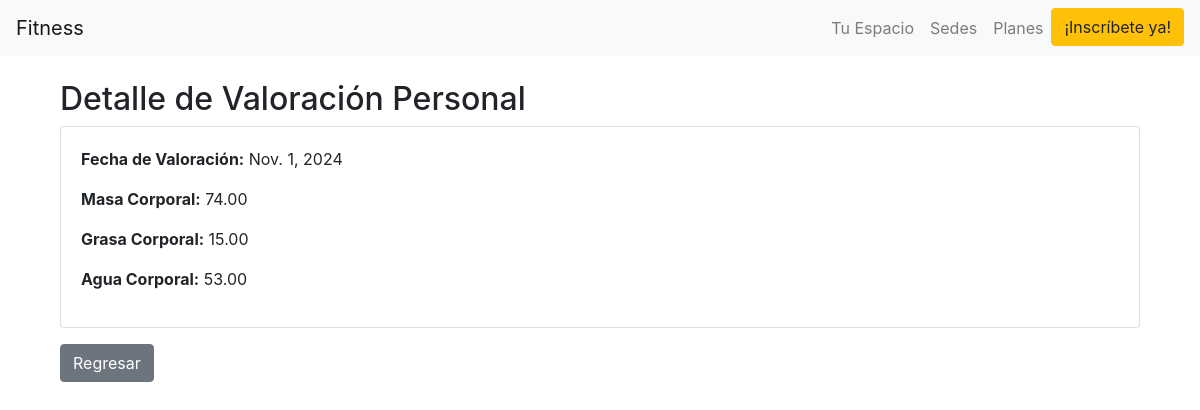
Page /mycoach/valoraciones/1/ (signed in) on the committed database.
### rutinas/models.py (models this page shows, shortened)
class ValoracionPersonal(models.Model):
    usuario = models.ForeignKey(Usuario, on_delete=models.CASCADE)
    fecha_valoracion = models.DateField()
    masa_corporal = models.DecimalField(max_digits=5, decimal_places=2)
    grasa_corporal = models.DecimalField(max_digits=5, decimal_places=2)
    agua_corporal = models.DecimalField(max_digits=5, decimal_places=2)

### Mycoach/views.py (the view)
# urls.py: path('valoraciones/<int:pk>/', views.ver_valoracion, name='ver_valoraciones'),
@login_required
def ver_valoracion(request, pk):
    valoracion = get_object_or_404(ValoracionPersonal, pk=pk, usuario=request.user)
    return render(request, 'ver_valoracion.html', {
        'valoracion': valoracion,
        'titulo': 'Detalle de Valoración Personal'
    })

### templates/ver_valoracion.html
{% extends 'base.html' %}
{% block content %}
<div class="container mt-4">
    <h2>{{ titulo }}</h2>
    <div class="card">
        <div class="card-body">
            <p><strong>Fecha de Valoración:</strong> {{ valoracion.fecha_valoracion }}</p>
            <p><strong>Masa Corporal:</strong> {{ valoracion.masa_corporal }}</p>
            <p><strong>Grasa Corporal:</strong> {{ valoracion.grasa_corporal }}</p>
            <p><strong>Agua Corporal:</strong> {{ valoracion.agua_corporal }}</p>
        </div>
    </div>
    <a href="{% url 'mycoach:mi_informacion_personal' %}" class="btn btn-secondary mt-3">Regresar</a>
</div>
{% endblock %}

### rows in the picture
ValoracionPersonal: fecha_valoracion "Nov. 1, 2024", masa_corporal "74.00", grasa_corporal "15.00", agua_corporal "53.00"

### other values in the picture
{{ titulo }} "Detalle de Valoración Personal"
